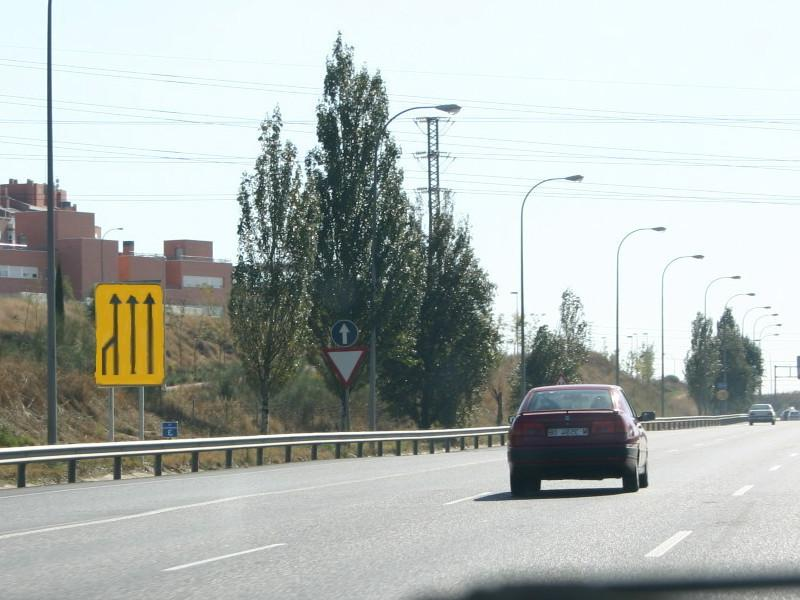
//> input picture Parciales/Exámenes-20170506T152708Z-001/Exámenes/Práctica/Parciales Resueltos/Parcial 2/4.jpg, 800 x 600 px
$ ./main   (built with g++ and OpenCV 4)
//> lines starting //> are read from the running program, lines starting //| are printed output that depends on the picture
//> further down, img is the input picture: 600 rows x 800 cols, CV_8UC3; mean B, G, R 179.7, 183.2, 176.6
### Parciales de Practica Mario/Clima/pdi_functions.h
/*
 * PDI_functions
 */
#ifndef PDI_FUNCTIONS_H
#define PDI_FUNCTIONS_H
#include <iostream>
#include <opencv2/opencv.hpp>
#include <vector>
#include <opencv2/core/core.hpp>

/**Funciones auxiliares
 */
namespace pdi{
	typedef unsigned char byte;

	/**Modifica la matriz para que todos los valores queden dentro del rango,
	los valores fuera del rango se setean al extremo más cercano.
	*/
	void clamp(cv::Mat& mat, double lowerBound, double upperBound);

	/**Imprime información de tipo y tamaño.
	 */
	void info(const cv::Mat &m, std::ostream &out = std::cout);

	/**Imprime valores estadísticos: mínimo, máximo, media, desvío.
	BUG: max, min, funcionan sólo con imágenes de un canal.
	*/
	void stats(const cv::Mat &m, std::ostream &out = std::cout);

	/**Muestra en pantalla la matriz
	 */
	void print(const cv::Mat &image, std::ostream &out = std::cout);

	/**Realiza el intercambio al copiar elemento a elemento
	Deben ser matrices de igual tamaño
	*/
	void swap_copy(cv::Mat &a, cv::Mat &b);

	/**Desplaza la imagen de modo que el píxel central
	ocupe la esquina superior izquierda.
	Usado para visualizar la transformada de Fourier.
	*/
	void centre(cv::Mat &imagen);

	/** Histograma uniforme de una imagen de un canal de 8bits.
	\param mask permite seleccionar una región a procesar
	 */
	cv::Mat histogram(const cv::Mat &image, int levels, const cv::Mat &mask=cv::Mat());

	/**Dibuja un gráfico de líneas en el canvas.
	 * \param data vector con los valores a graficar,
	 * rango [0,1] para flotantess o [0,MAX] para enteros, que se mapean del borde inferior al superior.
	 * \param color, color de las lí
	 */
	cv::Mat draw_graph(
		const cv::Mat &data,
		cv::Scalar color = cv::Scalar::all(255)
	);

	/**Devuelve un gráfico de líneas comparativo.
	 */
	cv::Mat draw_graph(
		const std::vector<cv::Mat> &data,
		const std::vector<cv::Scalar> colour
	);


	/**Copia la imagen a una cuyas dimensiones hacen eficiente la fft
	 */
	cv::Mat optimum_size(const cv::Mat &image);

	/**Devuelve la magnitud logarítmica del espectro, centrada.
	Úsese para visualización.
	\param image debe ser de 32F
	*/
	cv::Mat spectrum(const cv::Mat &image);

	/**Devuelve la convolución.
	Kernel centrado, borde constante.
	*/
	cv::Mat convolve(const cv::Mat &image, const cv::Mat &kernel);


	/**Concatena las imágenes.
	 * Los tamaños deberían concordar.
	 */
	cv::Mat mosaic( const cv::Mat &a, const cv::Mat &b, bool vertical=true );

	/**Concatena las imágenes en el vector
	 * Los tamaños deberían concordar.
	 \param r: número de filas
	 */
	cv::Mat mosaic( const std::vector<cv::Mat> &images, size_t r=1);

	/**Devuelve los mapeos para rgb.
	 * Las matrices son de tipo 8U
	 */
	std::vector<cv::Mat> load_colormap(const char *filename);

	/**Rota la imagen en sentido antihorario
	\param angle en grados
	*/
	cv::Mat rotate(cv::Mat image, double angle);

	/**Realiza el filtrado en frecuencia
	\param image matriz 32F, un canal.
	\param filtro de magnitud, descentrado.
	*/
	cv::Mat filter(cv::Mat image, cv::Mat filtro);


	/**Devuelve una imagen descentrada de la magnitud de un filtro ideal
	\param corte frecuencia de corte relativa. 0.5 corresponde un círculo inscripto
	 */
	cv::Mat filter_ideal(size_t rows, size_t cols, double corte);

	/**Devuelve una imagen descentrada de la magnitud de un filtro butterworth
	 */
	cv::Mat filter_butterworth(size_t rows, size_t cols, double corte, size_t order);

	/**Devuelve una imagen descentrada de la magnitud de un filtro gaussiano
	 */
	cv::Mat filter_gaussian(size_t rows, size_t cols, double corte);


	/**Devuelve una matriz compleja dada su magnitud y fase
	 */
	cv::Mat polar_combine(const cv::Mat &magnitud, const cv::Mat &phase);

	/**Dada una matriz compleja, devuelve su magnitud
	 */
	cv::Mat magnitude(const cv::Mat &image);

	/**Dada una matriz compleja, devuelve su fase
	 */
	cv::Mat phase(const cv::Mat &image);

	/**Devuelve un filtro de desenfoque dadas las velocidades de desplazamiento horizontal y vertical
	 */
	cv::Mat motion_blur(cv::Size size, double a, double b);
}


//Implementation
#include <fstream>
#include <limits>
namespace pdi{
	inline void clamp(cv::Mat& mat, double lowerBound, double upperBound){
		cv::min(cv::max(mat, lowerBound), upperBound, mat);
	}

	inline void info(const cv::Mat &image, std::ostream &out){
		out << "Characteristics\n";
		out << "\tSize " << image.rows << 'x' << image.cols << '\n';
		out << "\tChannels " << image.channels() << '\n';
		out << "\tDepth ";
		out << '\t';
		switch(image.depth()){
			case CV_8U: out << "8-bit unsigned integers ( 0..255 )\n"; break;
			case CV_8S: out << "8-bit signed integers ( -128..127 )\n"; break;
			case CV_16U: out << "16-bit unsigned integers ( 0..65535 )\n"; break;
			case CV_16S: out << "16-bit signed integers ( -32768..32767 )\n"; break;
			case CV_32S: out << "32-bit signed integers ( -2147483648..2147483647 )\n"; break;
			case CV_32F: out << "32-bit floating-point numbers ( -FLT_MAX..FLT_MAX, INF, NAN )\n"; break;
			case CV_64F: out << "64-bit floating-point numbers ( -DBL_MAX..DBL_MAX, INF, NAN )\n"; break;
		}
	}

	// [12 lines left out: function stats, not called in this run]

	inline void print(const cv::Mat &image, std::ostream &out){
		out << image;
	}

	// [70 lines left out: functions swap_copy, centre, histogram, not called in this run]

	namespace{
		/**Dibuja un gráfico de líneas en el canvas. Función auxiliar
		 * \param data vector con los valores a graficar,
		 * rango [0,1] para flotantess o [0,MAX] para enteros, que se mapean del borde inferior al superior.
		 */
		cv::Mat draw_graph(
			cv::Mat &canvas,
			const cv::Mat &data,
			cv::Scalar color = cv::Scalar::all(255),
			double scale = 1
		);

		/**Dibuja un gráfico de líneas en el canvas.
		 * wrapper para aceptar std::vector
		 */
		template<class T>
		cv::Mat draw_graph(cv::Mat &canvas, const std::vector<T> &data);
	}

	// [20 lines left out: function draw_graph, not called in this run]


	namespace {
		// [27 lines left out: function draw_graph, not called in this run]

		template<class T>
		inline cv::Mat draw_graph(cv::Mat &canvas, const std::vector<T> &data){
			return draw_graph(canvas, cv::Mat(data));
		}

	}

	// [118 lines left out: functions draw_graph, optimum_size, spectrum, convolve, mosaic, mosaic and 3 more, not called in this run]

	namespace{
		template <class T>
		inline T square(T x){
			return x*x;
		}
		double distance2( double x1, double y1, double x2, double y2 ){
			return square(x2-x1) + square(y2-y1);
		}
	}

	// [115 lines left out: functions filter_ideal, filter_butterworth, filter_gaussian, polar_combine, magnitude, phase and 1 more, not called in this run]
}

#endif /* PDI_FUNCTIONS_H */

### Parciales de Practica Mario/Clima/FuncMias.h
#ifndef FUNCMIAS_H
#define FUNCMIAS_H
#include <iostream>
#include <opencv2/opencv.hpp>
#include <vector>
#include <opencv2/core/core.hpp>
#include <cmath>
#include <opencv2/core/types_c.h>
#include "pdi_functions.h"
#include <opencv2/highgui/highgui_c.h>

/**Funciones auxiliares
*/
namespace m{
	using namespace cv;
	using namespace std;
	using namespace pdi;
	typedef unsigned char byte;
	//Practica 1
	void PerfilIntensidades( int event, int x, int y, int, void* var);
	Mat Cuantizacion(Mat img, int bits, bool informacion = false );
	void Mouse( int event, int x, int y, int, void* var);
	void Botella(int event, int x, int y, int, void* var);
	Mat RecortarImagen(Mat img);

	//Practica 2
	Mat LinealLUT(float a, float c);
	Mat UmbralLUT(int tipo, int p1, int p2,double Smax);
	Mat AplicarLUT(Mat imagen, Mat lut);
	Mat LutLinealPorTramos(float a, float c,int p1, int p2 ,Mat img);
	Mat LogLUT(int c);
	Mat expLUT(float c, float gamma);
	Mat Transformacion3Tramos(Mat &imagen, Point p1,Point p2,Point p3,Point p4);
	Mat Artimeticas(int tipo, Mat img1, Mat img2);
	Mat BitPlane(Mat img, int plane);
	float ECM(Mat img, Mat img2);
	Mat Suma(vector<Mat> imgs);
	Mat Promedio(vector<Mat> imgs);
	vector<pair<int,int> > Blister(Mat img);

	//Practica3
	Mat kernelPasabajo(int n, int tipo);
	Mat kernelPasaAlto(int n, int tipo);
	Mat MascaraDifusa(Mat img, int TamKernel, int tipo);
	Mat AltaPotencia(Mat img, int TamKernel, int tipoKernel, int tipoFPA, float A);

	//Practica 4
	Mat PseudoColor(Mat &imagen, vector<int> &color, vector<int> &rango);
	Mat SegmentacionHSV(Mat imagen, int Hmin, int Hmax, int Smin, int Smax);

	//Practica 5
	Mat FiltroFrecuencialIdeal(Mat img, int tipo, float fc);
	Mat FiltroFrecuencialButterworth(Mat img, int tipo, float fc, int orden);
	Mat FiltroFrecuencialGaussian(Mat img, int tipo, float fc);
	Mat AltaPotenciaFrec(Mat img, int tipoPAfrec, float fc, int ordenBW,float A);
	Mat EnfasisAltaFrec(Mat img, int tipoPAfrec, float fc, int ordenBW, float a, float b);
	Mat FiltroHomomorfico(Mat img, float gh, float gl, float fc, float c);

	//Practica 6
	Mat SaltAndPepper(Mat img, int IntSal, int IntPepper);
	Mat GaussianNoise(Mat img, int mean, int var);

	void Add_gaussian_Noise(Mat &src ,double mean,double sigma);
	void Add_salt_pepper_Noise(Mat &srcArr, float pa, float pb );
	void salPimienta_noise(Mat &src, double a, double b);
	void draw_histograma(Mat src, string nombre);
	void filtro_media_geometrica(Mat &img, int k_size);
	void filtro_media_contraArmonica(Mat &img, float Q, int k_size);
	double ECM2(Mat src1, Mat src2);
	void filtro_mediana(Mat &img,int k_size);
	void filtro_punto_medio(Mat &img, int k_size);
	void filtro_mediaAlfa_recortado(Mat &img, int D,int k_size);

	// Practica 7
	Mat DetectarLineas(Mat img, int tipo);
	Mat DibujarHough(Mat img, double nLineas);
	Mat Prewitt(Mat img, int tipo);
	Mat Roberts(Mat img);
}


//Implementation
#include <fstream>
namespace m{

	/** Practica 1 **/
	// [145 lines left out: functions PerfilIntensidades, Cuantizacion, Mouse, Botella, RecortarImagen, not called in this run]
	/** Practica 2 **/
	// [249 lines left out: functions LinealLUT, UmbralLUT, AplicarLUT, LutLinealPorTramos, LogLUT, expLUT and 5 more, not called in this run]


	/** Practica 3 **/
	// [118 lines left out: functions kernelPasaBajo, kernelPasaAlto, MascaraDifusa, AltaPotencia, not called in this run]


	/** Practica 4 **/
	// [33 lines left out: function PseudoColor, not called in this run]


	inline Mat SegmentacionHSV(Mat img, int Hmin, int Hmax, int Smin, int Smax){
//> called with Hmin = 150, Hmax = 255, Smin = 150, Smax = 255
		vector<Mat> CanalaesHSV(3);
		Mat img_hsi;
		Mat mascara = cv::Mat::zeros(img.size(),img.type());
		cvtColor(img,img_hsi,COLOR_BGR2HSV);
//> img_hsi: 345 rows x 345 cols, CV_8UC3; mean H, S, V 79, 42.5, 169.3
		split(img_hsi,CanalaesHSV);
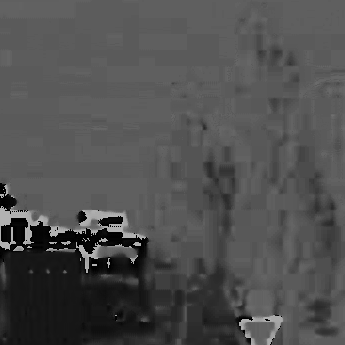
//> CanalaesHSV[0]: 345 rows x 345 cols, CV_8UC1; min 0, max 179, mean 79
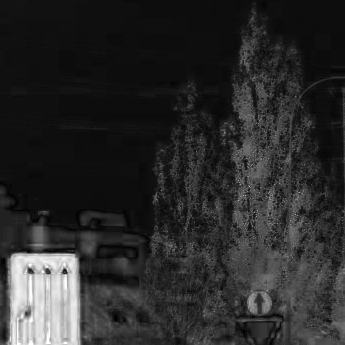
//> CanalaesHSV[1]: 345 rows x 345 cols, CV_8UC1; min 0, max 255, mean 42.5
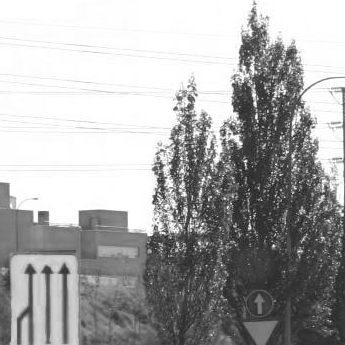
//> CanalaesHSV[2]: 345 rows x 345 cols, CV_8UC1; min 20, max 255, mean 169.3
		for (int i = 0; i<img.rows;i++)
			for (int j = 0; j<img.cols;j++){
			int H = (int)CanalaesHSV[0].at<uchar>(i,j);
			int S = (int)CanalaesHSV[1].at<uchar>(i,j);
			if ((Hmin<H)&&(H<Hmax) && (Smin<S)&&(S<Smax)){
				mascara.at<cv::Vec3b>(i,j)[0]=1; //Blue
				mascara.at<cv::Vec3b>(i,j)[1]=1; //Green
				mascara.at<cv::Vec3b>(i,j)[2]=1; //Red
			}
		}
//> mascara: 345 rows x 345 cols, CV_8UC3; every value is 0
		Mat imgfinal;
		multiply(img,mascara,imgfinal);
		return imgfinal;
	}

	/**Practica 5 **/
	// [146 lines left out: functions AltaPotenciaFrec, EnfasisAltaFrec, FiltroFrecuencialIdeal, FiltroFrecuencialButterworth, FiltroFrecuencialGaussian, FiltroHomomorfico, not called in this run]

	/** Practica 6 **/
	// [209 lines left out: functions Add_gaussian_Noise, Add_salt_pepper_Noise, salPimienta_noise, draw_histograma, filtro_media_geometrica, filtro_media_contraArmonica and 4 more, not called in this run]

	/** Practica 7 **/
	// [192 lines left out: functions Roberts, Prewitt, DibujarHough, DetectarLineas, not called in this run]
	#endif
}

### Parciales de Practica Mario/Clima/main.cpp
#include "opencv2/opencv.hpp"
#include "opencv2/highgui/highgui.hpp"
#include "FuncMias.h"
#include "pdi_functions.h"
#include <opencv2/core/core.hpp>


using namespace cv;
using namespace std;
using namespace pdi;
using namespace m;

Point2d EncontrarBdZ(Mat img){
	Point2d p1;
	for(int i=0; i<img.rows;i++){
		for(int j=0; j<img.cols; j++){
			int v = (int)img.at<uchar>(i,j);
			if (v != 0){
				p1.x = j;
				p1.y = i;
				return p1;
			}
		}
	}
}
float BdzBarra(Mat img,int B,int G,int R){
	int col = img.cols/2;
	vector<Mat> canales;
	split(img,canales);
	int tol = 2;
	float Bdz = -1.2;
	for (int i=0;i<img.rows;i++){
		int Bb = (int)canales[0].at<uchar>(i,col);
		int Gg = (int)canales[1].at<uchar>(i,col);
		int Rr = (int)canales[2].at<uchar>(i,col);
		cout << i << " " << Bb << " " << Gg << " " << Rr << endl;
		if (tol+Bb>=B && B>=Bb-tol){
			if (tol+Gg>=G && G>=Gg-tol){
				if (tol+Rr>=R && R>=Rr-tol){
					Bdz = (68*340-68*i)/340;
					cout <<"ADetri" << i<< " " << img.rows;
					return Bdz;
				}
			}
		}

	}
}


int main(int argc, char** argv) {
	Mat img = imread("4.jpg",IMREAD_COLOR);
	info(img);


// [6 lines of commented-out code are left out]
	Mat img2 = img(Rect(85,30,345,345));
	img2 = SegmentacionHSV(img2,150,255,150,255);
//	cvtColor(img2,img2,COLOR_BGR2GRAY);
//	threshold(img2,img2,0,255,THRESH_BINARY);

	Mat ee = getStructuringElement(MORPH_RECT,Size(2,2));
	morphologyEx(img2,img2,MORPH_ERODE,ee);
	ee = getStructuringElement(MORPH_RECT,Size(3,3));
	morphologyEx(img2,img2,MORPH_DILATE,ee);

	cvtColor(img2,img2,COLOR_BGR2HSV);
	vector<Mat> canales(3);
	split(img2,canales);
//> canales[0]: 345 rows x 345 cols, CV_8UC1; every value is 0

	Point2d c = EncontrarBdZ(canales[0]);
//> c = Point(0, 0)
	circle(img2,c,15,150,2);
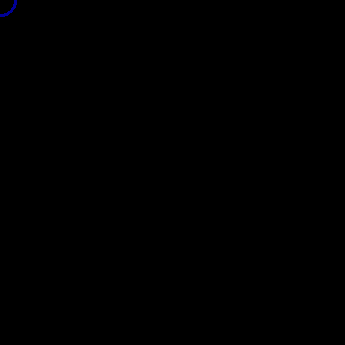
//> img2: 345 rows x 345 cols, CV_8UC3; mean B, G, R 0.1, 0, 0

	Mat img3 = img(Rect(85,30,345,345));
	cvtColor(img3,img3,COLOR_HSV2BGR);
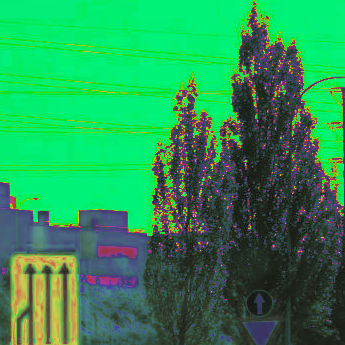
//> img3: 345 rows x 345 cols, CV_8UC3; mean B, G, R 84.5, 147.2, 41.7
	split(img3,canales);
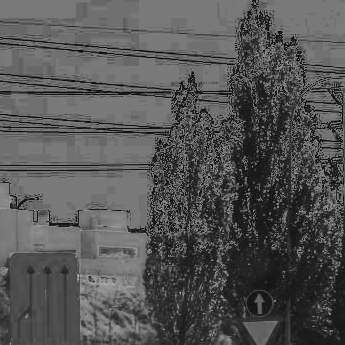
//> canales[0]: 345 rows x 345 cols, CV_8UC1; min 3, max 172, mean 84.5
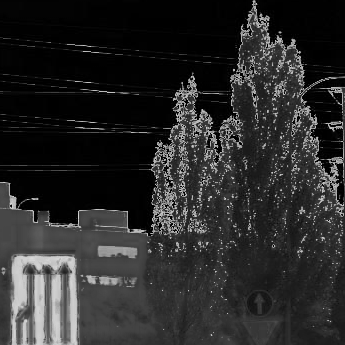
//> canales[2]: 345 rows x 345 cols, CV_8UC1; min 0, max 218, mean 41.7
	int B = (int)canales[0].at<uchar>(c.x,c.y);
//> B = 119
	int G = (int)canales[1].at<uchar>(c.x,c.y);
//> G = 236
	int R = (int)canales[2].at<uchar>(c.x,c.y);
//> R = 3
	cout << "assss" << B << " " << G << " " << R << endl;
//| assss119 236 3

	Mat barra = img(Rect(460,35,7,340));
	float Bdz = BdzBarra(barra,B,G,R);
//> the loop in BdzBarra, `for (int i=0;i<img.rows;i++)` made 340 passes
//> (Bb, Gg, Rr) on passes 1 to 3: (255, 253, 242), (255, 253, 242), (255, 253, 242)
//| 0 255 253 242
//| 1 255 253 242
//| 2 255 253 242
//| 3 255 253 242
//| 4 255 253 242
//| 5 255 253 242
//| 6 255 253 242
//| 7 255 253 242
//> (output is shown up to pass 8 of 340)
//> Bdz = 0
	cout << Bdz;
//| 0

//	namedWindow("Imagen1");
//	imshow("Imagen1",img);
	namedWindow("Imagen");
	imshow("Imagen",img);
	waitKey(0);
	return 0;
}

$ run again, with Parciales/Exámenes-20170506T152708Z-001/Exámenes/Práctica/Parciales Resueltos/Parcial 2/1.jpg copied over Parciales/Exámenes-20170506T152708Z-001/Exámenes/Práctica/Parciales Resueltos/Parcial 2/4.jpg
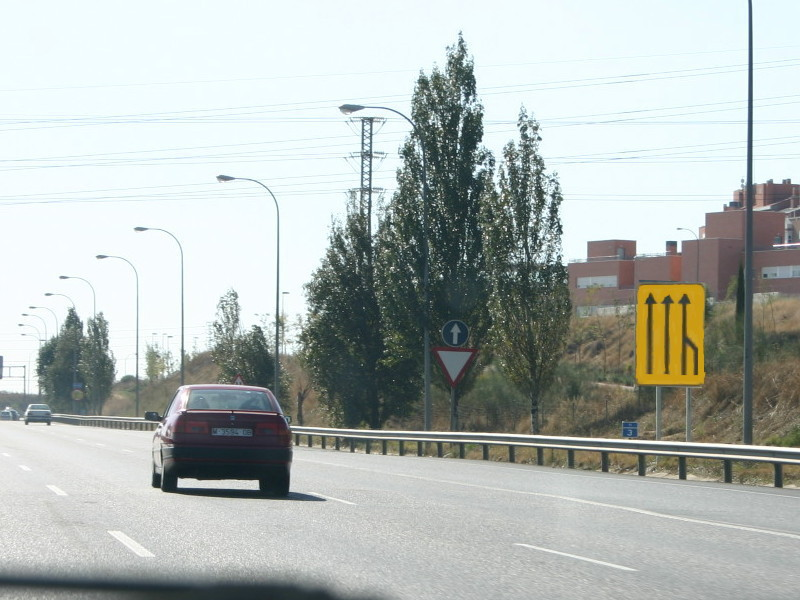
//> input picture Parciales/Exámenes-20170506T152708Z-001/Exámenes/Práctica/Parciales Resueltos/Parcial 2/1.jpg, 800 x 600 px
//> img is the input picture: 600 rows x 800 cols, CV_8UC3; mean B, G, R 179.8, 183.2, 176.6
//> img_hsi: 345 rows x 345 cols, CV_8UC3; mean H, S, V 90.2, 21, 212.9
//> in SegmentacionHSV, `split(img_hsi,CanalaesHSV);`:
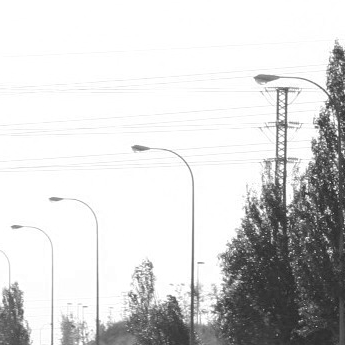
//> CanalaesHSV[2]: 345 rows x 345 cols, CV_8UC1; min 34, max 255, mean 212.9
//> c = Point(0, 0)
//> `split(img3,canales);`:
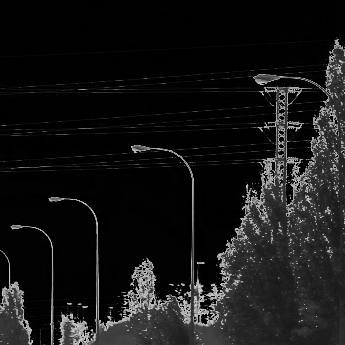
//> canales[2]: 345 rows x 345 cols, CV_8UC1; min 0, max 214, mean 21.8
//> B = 121
//> G = 242
//> R = 1
//| assss121 242 1
//> the loop in BdzBarra, `for (int i=0;i<img.rows;i++)` made 340 passes
//> (Bb, Gg, Rr) on passes 1 to 3: (255, 255, 240), (255, 250, 235), (254, 249, 234)
//> (printed output is left out)
//> Bdz = 0
//| 0

$ run again, with Parciales/Exámenes-20170506T152708Z-001/Exámenes/Práctica/Parciales Resueltos/Parcial 2/2.jpg copied over Parciales/Exámenes-20170506T152708Z-001/Exámenes/Práctica/Parciales Resueltos/Parcial 2/4.jpg
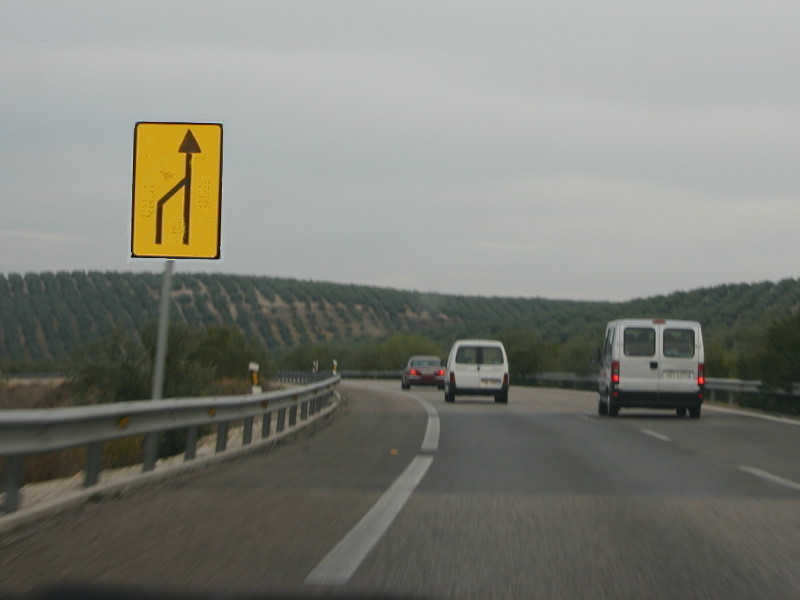
//> input picture Parciales/Exámenes-20170506T152708Z-001/Exámenes/Práctica/Parciales Resueltos/Parcial 2/2.jpg, 800 x 600 px
//> img is the input picture: 600 rows x 800 cols, CV_8UC3; mean B, G, R 118.5, 126.3, 125
//> img_hsi: 345 rows x 345 cols, CV_8UC3; mean H, S, V 65.5, 38.6, 150
//> in SegmentacionHSV, `split(img_hsi,CanalaesHSV);`:
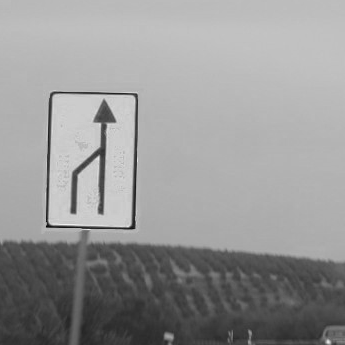
//> CanalaesHSV[2]: 345 rows x 345 cols, CV_8UC1; min 6, max 243, mean 150
//> c = Point(330, 341)
//> `split(img3,canales);`:
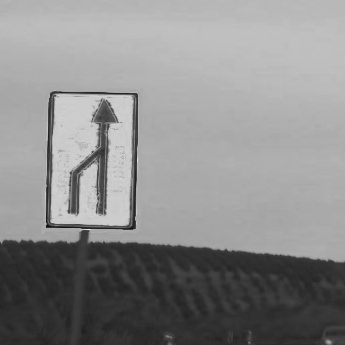
//> canales[2]: 345 rows x 345 cols, CV_8UC1; min 6, max 234, mean 138.7
//> B = 90
//> G = 82
//> R = 54
//| assss90 82 54
//> the loop in BdzBarra, `for (int i=0;i<img.rows;i++)` made 340 passes
//> (Bb, Gg, Rr) on passes 1 to 3: (188, 189, 185), (188, 189, 185), (188, 189, 185)
//> (printed output is left out)
//> Bdz = 0
//| 0

$ run again, with Parciales/Exámenes-20170506T152708Z-001/Exámenes/Práctica/Parciales Resueltos/Parcial 2/3.jpg copied over Parciales/Exámenes-20170506T152708Z-001/Exámenes/Práctica/Parciales Resueltos/Parcial 2/4.jpg
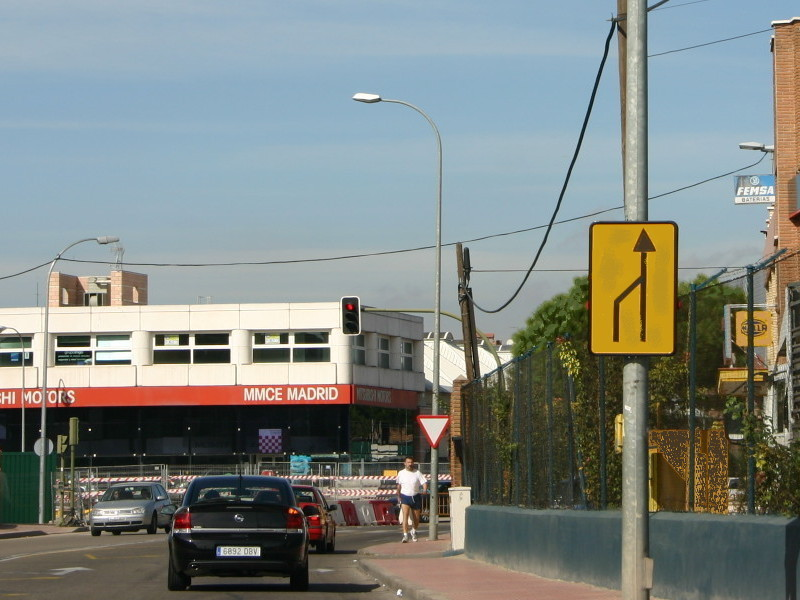
//> input picture Parciales/Exámenes-20170506T152708Z-001/Exámenes/Práctica/Parciales Resueltos/Parcial 2/3.jpg, 800 x 600 px
//> img is the input picture: 600 rows x 800 cols, CV_8UC3; mean B, G, R 129.1, 133.3, 126.8
//> img_hsi: 345 rows x 345 cols, CV_8UC3; mean H, S, V 84, 46.3, 186.2
//> c = Point(263, 275)
//> `split(img3,canales);`:
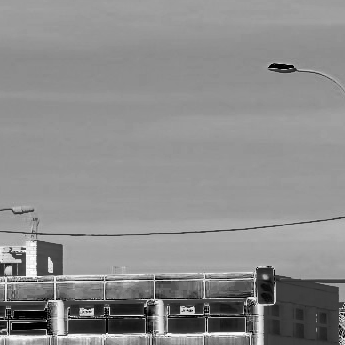
//> canales[2]: 345 rows x 345 cols, CV_8UC1; min 0, max 255, mean 140.5
//> B = 93
//> G = 53
//> R = 163
//| assss93 53 163
//> the loop in BdzBarra, `for (int i=0;i<img.rows;i++)` made 340 passes
//> (Bb, Gg, Rr) on passes 1 to 3: (197, 182, 156), (197, 182, 156), (197, 182, 156)
//> (printed output is left out)
//> Bdz = 0
//| 0
